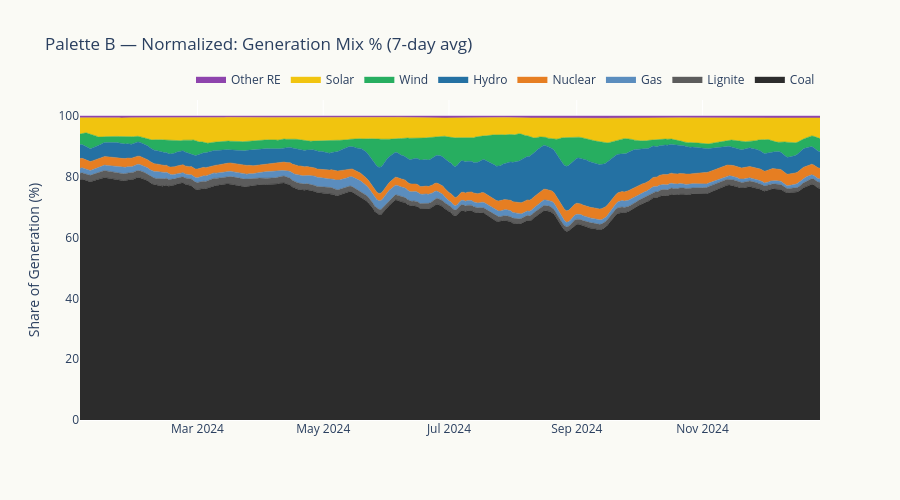

Notebook source saved alongside this figure:
### Code cell
fig_b_norm = make_stacked_area(df24, palette_b, 'Palette B — Normalized: Generation Mix % (7-day avg)', normalize=True)
fig_b_norm.show()

### Figure 1 — Plotly figure (JSON) as saved in the notebook; plotly's stock layout.template omitted (floating-point values rounded to 4 significant figures; data arrays with more than 128 entries replaced by an {"elided": "..."} marker saying what was removed)
{"data": [{"fillcolor": "#2C2C2C", "groupnorm": "", "hovertemplate": "Coal: %{y:.1f}%<extra></extra>", "line": {"color": "#2C2C2C", "width": 0.5}, "mode": "lines", "name": "Coal", "stackgroup": "one", "type": "scatter", "x": {"elided": "353 str values"}, "y": {"elided": "353 float values"}}, {"fillcolor": "#5C5C5C", "groupnorm": "", "hovertemplate": "Lignite: %{y:.1f}%<extra></extra>", "line": {"color": "#5C5C5C", "width": 0.5}, "mode": "lines", "name": "Lignite", "stackgroup": "one", "type": "scatter", "x": {"elided": "353 str values"}, "y": {"elided": "353 float values"}}, {"fillcolor": "#5B8DBE", "groupnorm": "", "hovertemplate": "Gas: %{y:.1f}%<extra></extra>", "line": {"color": "#5B8DBE", "width": 0.5}, "mode": "lines", "name": "Gas", "stackgroup": "one", "type": "scatter", "x": {"elided": "353 str values"}, "y": {"elided": "353 float values"}}, {"fillcolor": "#E67E22", "groupnorm": "", "hovertemplate": "Nuclear: %{y:.1f}%<extra></extra>", "line": {"color": "#E67E22", "width": 0.5}, "mode": "lines", "name": "Nuclear", "stackgroup": "one", "type": "scatter", "x": {"elided": "353 str values"}, "y": {"elided": "353 float values"}}, {"fillcolor": "#2471A3", "groupnorm": "", "hovertemplate": "Hydro: %{y:.1f}%<extra></extra>", "line": {"color": "#2471A3", "width": 0.5}, "mode": "lines", "name": "Hydro", "stackgroup": "one", "type": "scatter", "x": {"elided": "353 str values"}, "y": {"elided": "353 float values"}}, {"fillcolor": "#27AE60", "groupnorm": "", "hovertemplate": "Wind: %{y:.1f}%<extra></extra>", "line": {"color": "#27AE60", "width": 0.5}, "mode": "lines", "name": "Wind", "stackgroup": "one", "type": "scatter", "x": {"elided": "353 str values"}, "y": {"elided": "353 float values"}}, {"fillcolor": "#F1C40F", "groupnorm": "", "hovertemplate": "Solar: %{y:.1f}%<extra></extra>", "line": {"color": "#F1C40F", "width": 0.5}, "mode": "lines", "name": "Solar", "stackgroup": "one", "type": "scatter", "x": {"elided": "353 str values"}, "y": {"elided": "353 float values"}}, {"fillcolor": "#8E44AD", "groupnorm": "", "hovertemplate": "Other RE: %{y:.1f}%<extra></extra>", "line": {"color": "#8E44AD", "width": 0.5}, "mode": "lines", "name": "Other RE", "stackgroup": "one", "type": "scatter", "x": {"elided": "353 str values"}, "y": {"elided": "353 float values"}}], "layout": {"height": 500, "hovermode": "x unified", "legend": {"orientation": "h", "x": 1, "xanchor": "right", "y": 1.02, "yanchor": "bottom"}, "paper_bgcolor": "#FAFAF5", "plot_bgcolor": "#FAFAF5", "title": {"text": "Palette B — Normalized: Generation Mix % (7-day avg)"}, "xaxis": {"title": {"text": ""}}, "yaxis": {"title": {"text": "Share of Generation (%)"}}}}
